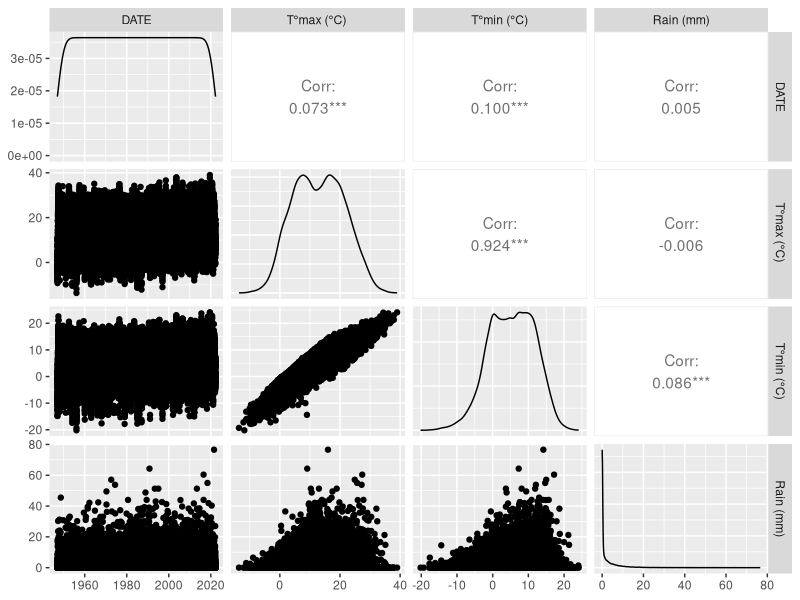

The R source for this figure:
## ---- chunk 1
library(tidyverse)
library(ggplot2)
library(GGally)
## ---- chunk 2
findel_rain <- read_csv("data/06590-dailyparams-luxfindel-1947-ongoing.csv", locale=locale(encoding="latin1"))
findel_rain
## ---- chunk 3
findel_rain <- findel_rain %>% mutate(DATE= as.Date(findel_rain$DATE, format= "%d.%m.%Y" )) %>% rename("T°max (°C) " = "DXT (°C)", "T°min (°C)" = "DNT (°C)", "Rain (mm)" = "DRR06_06 (mm)")
## ---- chunk 4
# Write your answer here
## ---- chunk 5
# Write your answer here
## ---- chunk 6
GGally::ggpairs(findel_rain)
## ---- chunk 7
# Write your answer here
## ---- chunk 8
# Write your answer here
## ---- chunk 9
# Write your answer here
## ---- chunk 10
# Write your answer here
## ---- chunk 11
# Write your answer here
## ---- chunk 12
# Write your answer here
## ---- chunk 13
# Write your answer here
## ---- chunk 14
# Write your answer here
## ---- chunk 15
# Write your answer here
## ---- chunk 16
# Write your answer here
## ---- chunk 17
# Write your answer here
## ---- chunk 18
# Write your answer here
## ---- chunk 19
# Write your answer here
## ---- chunk 20
# Write your answer here
## ---- chunk 21
# Write your answer here
